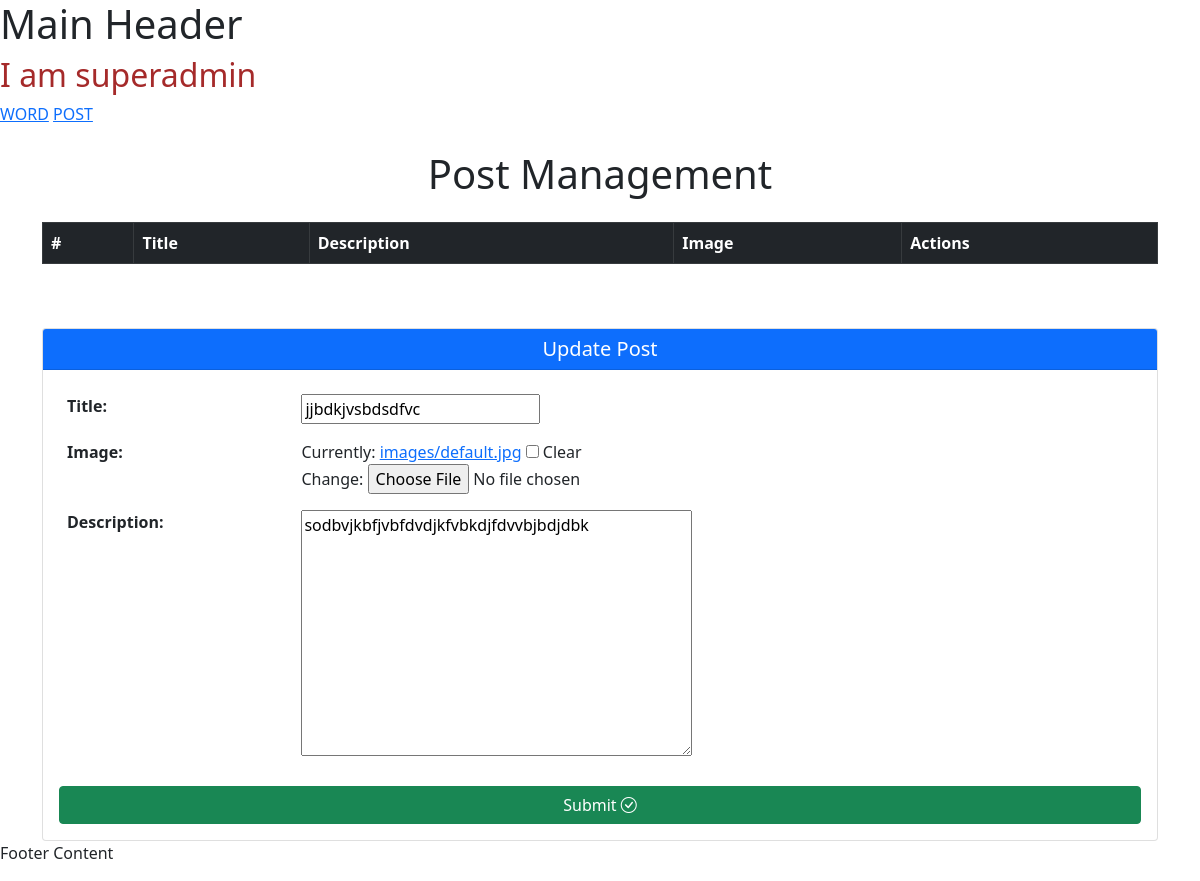
Page /apipost/edit/15/ on the committed database.
### api/models.py (models this page shows, shortened)
class PostModel(models.Model):
    title = models.CharField(max_length=100, default="", unique=True)
    image = models.ImageField(upload_to="images/", blank=True)  # Set default image path
    description = models.TextField(default="")  # Use TextField for longer descriptions

### api/views.py (the view)
# urls.py: path("apipost/edit/<int:id>/", adminPostUpdateApi, name="updatepost"),
def adminPostUpdateApi(request, id):
    post = get_object_or_404(PostModel, id=id)
    if request.method == "POST":
        pform = PostForm(request.POST, request.FILES, instance=post)
        if pform.is_valid():
            pform.save()
            messages.success(request, "Post updated successfully!")
            return redirect("apipost")
    else:
        pform = PostForm(instance=post)
    return render(request, "admin/post.html", {"postform": pform, "post": post})

### api/forms.py
class PostForm(forms.ModelForm):
    class Meta:
        model = PostModel
        fields = "__all__"

### api/Templates/admin/post.html (shortened to what this page needs)
{% extends "admin/supermain.html" %}
{% load static %}
{% block admin %}
<div class="container mt-4 position-relative">
  <h1 class="text-center mb-4">Post Management</h1>
  <div class="table-responsive">
    <table class="table table-bordered table-striped">
      <thead class="table-dark">
        <tr>
          <th>#</th>
          <th>Title</th>
          <th>Description</th>
          <th>Image</th>
          <th>Actions</th>
        </tr>
      </thead>
    </table>
  </div>
  <div class="card mt-5">
    <div class="card-header bg-primary text-white">
      <h5 class="mb-0 text-center">
        {% if postform.instance.id %}
          Update Post
        {% else %}
          Add New Post
        {% endif %}
      </h5>
    </div>
    <div class="card-body">
      <form
        action="{% if postform.instance.id %}{% url 'updatepost' id=postform.instance.id %}{% else %}{% url 'apipost' %}{% endif %}"
        method="POST"
        enctype="multipart/form-data"
      >
        <table class="table table-borderless">
          {{ postform.as_table }}
        </table>
        <button type="submit" name="post_submit" class="btn btn-success w-100">
          Submit
          <i class="bi bi-check-circle"></i>
        </button>
      </form>
    </div>
  </div>
</div>
{% endblock %}

### rows in the picture
PostModel: title "jjbdkjvsbdsdfvc", description "sodbvjkbfjvbfdvdjkfvbkdjfdvvbjbdjdbk"
